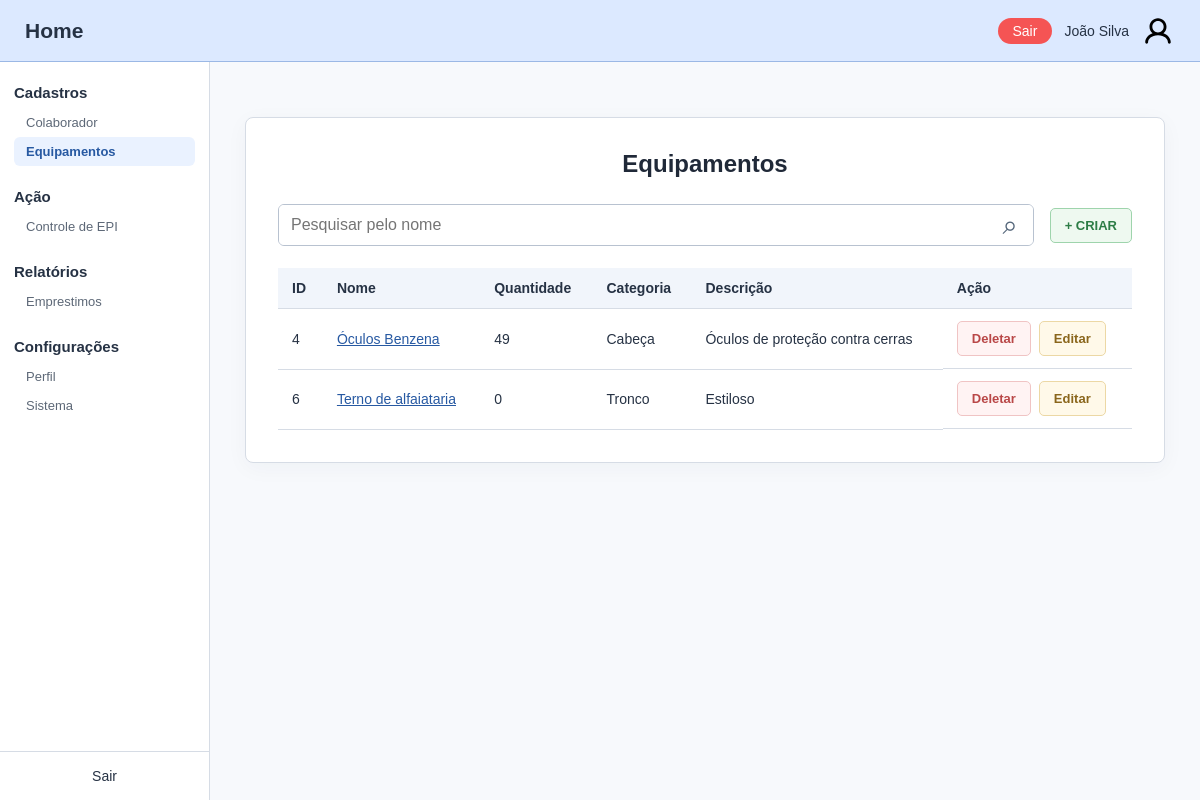
Before: /home/equipamentos (signed in) with the older database file.
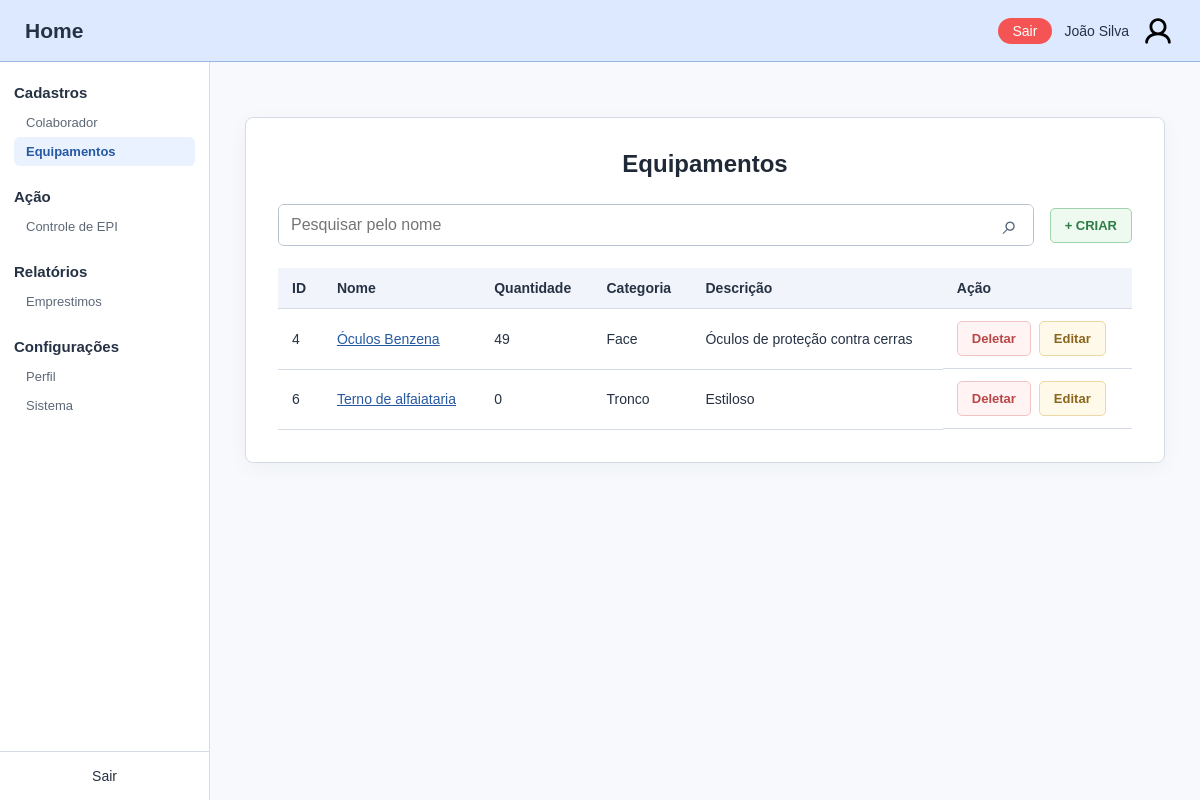
After: the same page with the newer database file.
### nucleo/models.py (models this page shows)
class TipoEquipamento(models.Model):
    CATEGORIA_CHOICES = [
         ('CABECA', 'Cabeça'),
         ('FACE','Face'),
         ('AUDITIVO','Auditivo'),
         ('RESPIRATORIO', 'Respiratório'),
         ('TRONCO', 'Tronco'),
         ('MEMBROS_SUPERIORES', 'Membros superiores'),
         ('MEMBROS_INFERIORES', 'Membros inferiores'),
         ('QUEDAS', 'Quedas'),
    ]
    nome = models.CharField(max_length=30, null=False, blank=False)
    descricao = models.CharField(max_length=100)
    categoria = models.CharField(max_length=30, null=False, choices=CATEGORIA_CHOICES, blank=False)
    @property
    def quantidade_total(self):
        return self.equipamentos.count()

### nucleo/views.py (the view)
# urls.py: path('equipamentos', login_required(views.equipamentos), name='equipamentos-inicial'),
@permission_required('nucleo.view_tipoequipamento', raise_exception=True)
def equipamentos(req):
    pesquisa = req.GET.get('pesquisa', '').strip()
    tipos_equipamento = TipoEquipamento.objects.all()
    if pesquisa:
        tipos_equipamento = tipos_equipamento.filter(nome__icontains=pesquisa)
    return render(req, 'nucleo/equipamentos.html', {
        'tipos_equipamento': tipos_equipamento,
        'pesquisa': pesquisa,
    })

### nucleo/templates/nucleo/equipamentos.html (shortened to what this page needs)
{% extends 'nucleo/base.html' %}
{% block content %}
<section class="content-card">
    <h1>Equipamentos</h1>
    <div class="toolbar">
        <form class="search-form" method="get" action="{% url 'equipamentos-inicial' %}">
            <input type="search" name="pesquisa" value="{{ pesquisa }}" placeholder="Pesquisar pelo nome" aria-label="Pesquisar pelo nome">
            <button class="search-button" type="submit" aria-label="Pesquisar">⌕</button>
        </form>
        {% if perms.nucleo.add_tipoequipamento %}
        <a class="button button-create" href="{% url 'equipamentos-criar' %}">+ CRIAR</a>
        {% endif %}
    </div>
    <div class="table-scroll">
        <table class="collaborator-table">
            <thead><tr><th>ID</th><th>Nome</th><th>Quantidade</th><th>Categoria</th><th>Descrição</th>{% if perms.nucleo.add_tipoequipamento %}<th>Ação</th>{% endif %}</tr></thead>
            <tbody>
                {% for equipamento in tipos_equipamento %}
                <tr class="row-button" data-id="{{ equipamento.id }}">
                    <td>{{ equipamento.id }}</td>
                    <td><a class="equipment-link" href="{% url 'equipamentos-registros-inicial' equipamento.id %}">{{ equipamento.nome }}</a></td>
                    <td>{{ equipamento.quantidade_total }}</td>
                    <td>{{ equipamento.get_categoria_display }}</td>
                    <td>{{ equipamento.descricao }}</td>
                    {% if perms.nucleo.delete_tipoequipamento %}
                    <td class="table-actions"><a class="button button-delete" href="{% url 'equipamentos-excluir' equipamento.id %}">Deletar</a>
                    {% endif %}
                    {% if perms.nucleo.change_tipoequipamento %}
                    <a class="button button-edit" href="{% url 'equipamentos-editar' equipamento.id %}">Editar</a></td>
                    {% endif %}
                </tr>
                {% empty %}
                <tr><td colspan="6" class="empty-state">Nenhum equipamento encontrado.</td></tr>
                {% endfor %}
            </tbody>
        </table>
    </div>
</section>
{% endblock %}

Changed rows visible on the page:
changed TipoEquipamento "Óculos Benzena": categoria "Cabeça" → "Face"
